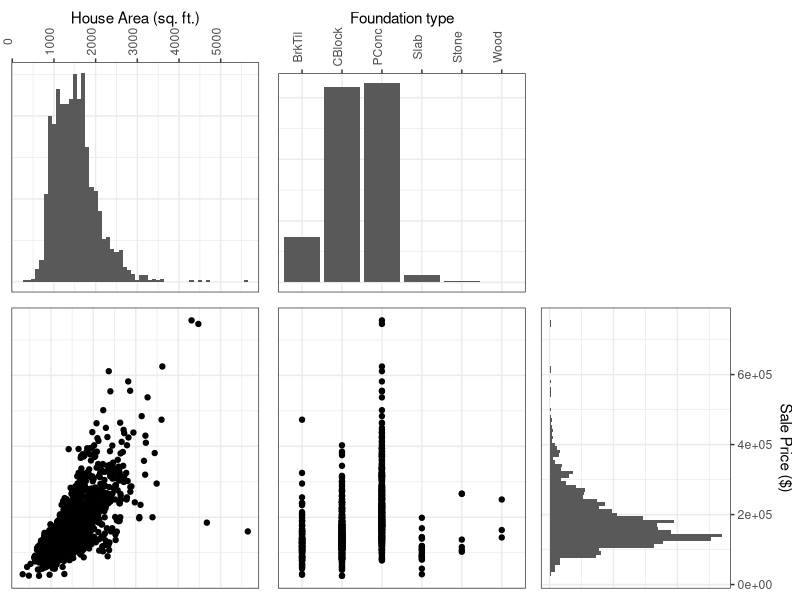
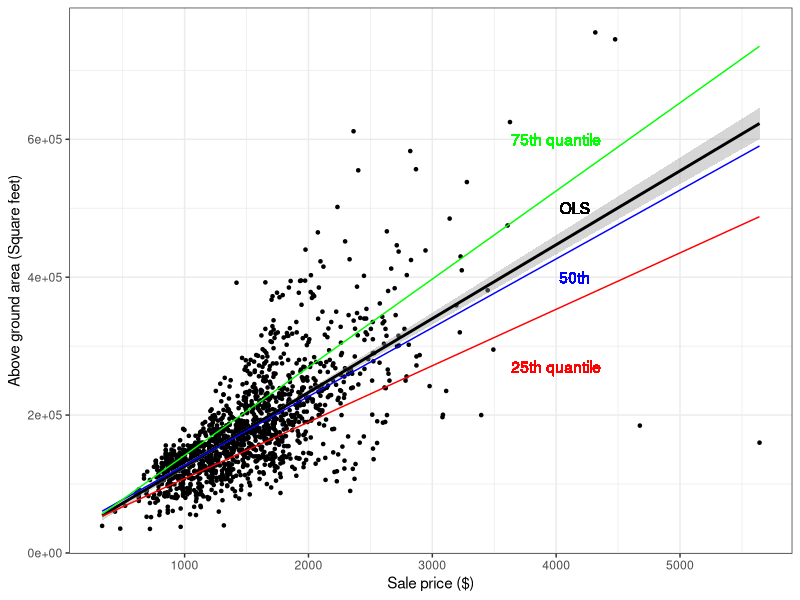

Source code (R) for these figures, in order:
## ---- chunk 1
library(quantreg)
library(Metrics)
require(gridExtra)
library(ggplot2)

df <- read.csv("TrainData.csv") |>
  na.omit()
## ---- chunk 2
suppressWarnings({

p1 <- df |> ggplot(aes(x = GrLivArea)) + geom_histogram(binwidth = 100) + theme_bw() + theme(axis.text.y = element_blank(), axis.text.x = element_text(angle = 90), axis.ticks.y = element_blank()) + ylab(NULL) + xlab("House Area (sq. ft.)") + scale_x_continuous(position = "top")

# p2 <- df |> ggplot(aes(x = LotArea)) + geom_histogram(binwidth = 5) + theme_bw() + theme(axis.text.y = element_blank(), axis.text.x = element_text(angle = 90), axis.ticks.y = element_blank()) + ylab(NULL) + xlab("Year Built") + scale_x_continuous(position = "top")

p3 <- df |> ggplot(aes(x = Foundation)) + geom_histogram(stat="count") + theme_bw() + theme(axis.text.y = element_blank(), axis.text.x = element_text(angle = 90), axis.ticks.y = element_blank()) + ylab(NULL) + xlab("Foundation type") + scale_x_discrete(position = "top")

p4 <- ggplot() + theme_minimal()

p5 <- df |> ggplot(aes(x = GrLivArea, y = SalePrice)) + geom_point() + theme_bw() + theme(axis.text = element_blank(), axis.ticks = element_blank()) + ylab(NULL) + xlab(NULL)

# p6 <- df |> ggplot(aes(x = LotArea, y = SalePrice)) + geom_point() + theme_bw() + theme(axis.text = element_blank(), axis.ticks = element_blank()) + ylab(NULL) + xlab(NULL)

p7 <- df |> ggplot(aes(x = Foundation, y = SalePrice)) + geom_point() + theme_bw() + theme(axis.text = element_blank(), axis.ticks = element_blank()) + ylab(NULL) + xlab(NULL)

p8 <- df |> ggplot(aes(x = SalePrice)) + geom_histogram(binwidth = 10000) + theme_bw() + ylab(NULL) + xlab("Sale Price ($)") + coord_flip() + scale_x_continuous(position = "top") + theme(axis.text.x = element_blank(), axis.ticks.x = element_blank())

# grid.arrange(p1, p2, p3, p4, p5, p6, p7, p8, nrow = 2)
grid.arrange(p1, p3, p4, p5, p7, p8, nrow = 2)

})
## ---- chunk 3
df |> ggplot(aes(y = SalePrice, x = GrLivArea)) +
  geom_point(size = 0.9) +
  stat_smooth(method = lm, color = "black") +
  geom_text(aes(x = 4150, y = 500000, label = "OLS"), color="black") + 
  geom_quantile(quantiles=0.25, color="red") + 
  geom_text(aes(x = 4000, y = 270000, label = "25th quantile"), color="red") + 
  geom_quantile(quantiles=0.5, color="blue") + 
  geom_text(aes(x = 4150, y = 400000, label = "50th"), color="blue") + 
  geom_quantile(quantiles=0.75, color="green") + 
  geom_text(aes(x = 4000, y = 600000, label = "75th quantile"), color="green") + 
  xlab("Sale price ($)") +
  ylab("Above ground area (Square feet)") +
  theme_bw()
## ---- chunk 4
qr50 = rq(data=df, SalePrice ~ GrLivArea + LotArea + TotRmsAbvGrd + as.factor(LotShape) + as.factor(Foundation), tau=0.5)
qr50_summary = summary(qr50)

ols = lm(data=df, SalePrice ~ GrLivArea + LotArea + TotRmsAbvGrd + as.factor(LotShape) + as.factor(Foundation))
ols_summary = summary(ols)
ols_summary

taus <- seq(from=0, to=1, by=.01)
qrs = rq(data=df, SalePrice ~ GrLivArea + LotArea + TotRmsAbvGrd + as.factor(LotShape) + as.factor(Foundation), tau=taus)
## ---- chunk 5
fullDataLength = length(df$SalePrice)
fullDataLength
count10per = fullDataLength / 10
count10per
sorted_df_desc <- df[order(-df$SalePrice),]
Q90SalePrice <- sorted_df_desc[0:count10per, ] # data greater than 90% of data
length(Q90SalePrice$SalePrice)

qr90_m = rq(data=df, SalePrice ~ GrLivArea + LotArea + TotRmsAbvGrd + as.factor(LotShape) + as.factor(Foundation), tau=0.90)

ols_q90_predictions <- predict(ols, newdata=Q90SalePrice)
ols_q90_mae <- mae(ols_q90_predictions, Q90SalePrice$SalePrice)
ols_q90_mae

qr90_q90_predictions <- predict(qr90_m, newdata=Q90SalePrice)
qr90_q90_mae <- mae(qr90_q90_predictions, Q90SalePrice$SalePrice)
qr90_q90_mae

###########
sorted_df_asc <- df[order(df$SalePrice),]
length(sorted_df_asc$SalePrice)
Q10SalePrice <- sorted_df_asc[0:count10per, ] # data lower than 90% of data
length(Q10SalePrice$SalePrice)

qr10_m = rq(data=df, SalePrice ~ GrLivArea + LotArea + TotRmsAbvGrd + as.factor(LotShape) + as.factor(Foundation), tau=0.10)

ols_q10_predictions <- predict(ols, newdata=Q10SalePrice)
ols_q10_mae <- mae(ols_q10_predictions, Q10SalePrice$SalePrice)
ols_q10_mae

qr10_q10_predictions <- predict(qr10_m, newdata=Q10SalePrice)
qr10_q10_mae <- mae(qr10_q10_predictions, Q10SalePrice$SalePrice)
qr10_q10_mae

## ---- chunk 6
ols_r <- ols_summary$residuals
# Min OLS error
ols_r_min <- format(round(min(ols_r), digits=0), scientific=F)
# Absolute min OLS error
ols_r_min_abs <- format(round(min(abs(ols_r)), digits=0), scientific=F)
# Max OLS error
ols_r_max <- format(round(max(ols_r), digits=0), scientific=F)
# Absolute max OLS error
ols_r_max_abs <- format(round(max(abs(ols_r)), digits=0), scientific=F)
# Avg QR OLS error
ols_r_mean_abs <- format(round(mean(abs(ols_r)), digits=0), scientific=F)

# Min QR 50th error
qr50_r <- qr50_summary$residuals
qr50_r_min <- format(round(min(qr50_r), digits=0), scientific=F)
# Absolute min QR 50th error
qr50_r_min_abs <- format(round(min(abs(qr50_r)), digits=0), scientific=F)
# Max QR 50th error
qr50_r_max <- format(round(max(qr50_r), digits=0), scientific=F)
# Absolute max QR 50th error
qr50_r_max_abs <- format(round(max(abs(qr50_r)), digits=0), scientific=F)
# Avg QR 50th error
qr50_r_mean_abs <- format(round(mean(abs(qr50_r)), digits=0), scientific=F)



ols_q90_r <- Q90SalePrice$SalePrice - ols_q90_predictions
# Avg OLS error
ols_q90_r_abs_avg <- format(round(mean(abs(ols_q90_r)), digits=0), scientific=F)
# Min OLS error
ols_q90_r_min <- format(round(min(ols_q90_r), digits=0), scientific=F)
# Absolute min OLS error
ols_q90_r_min_abs <- format(round(min(abs(ols_q90_r)), digits=0), scientific=F)
# Max OLS error
ols_q90_r_max <- format(round(max(ols_q90_r), digits=0), scientific=F)
# Absolute max OLS error
ols_q90_r_max_abs <- format(round(max(abs(ols_q90_r)), digits=0), scientific=F)

### QR for tau = 0.9
qr90_q90_r <- Q90SalePrice$SalePrice - qr90_q90_predictions
# Avg QR 90th error
qr90_q90_r_abs_avg <- format(round(mean(abs(qr90_q90_r)), digits=0), scientific=F)
# Min QR 90th error
qr90_q90_r_min <- format(round(min(qr90_q90_r), digits=0), scientific=F)
# Absolute min QR 90th error
qr90_q90_r_min_abs <- format(round(min(abs(qr90_q90_r)), digits=0), scientific=F)
# Max QR 90th error
qr90_q90_r_max <- format(round(max(qr90_q90_r), digits=0), scientific=F)
# Absolute max QR 90th error
qr90_q90_r_max_abs <- format(round(max(abs(qr90_q90_r)), digits=0), scientific=F)



ols_q10_r <- Q10SalePrice$SalePrice - ols_q10_predictions
# Avg OLS error
ols_q10_r_abs_avg <- format(round(mean(abs(ols_q10_r)), digits=0), scientific=F)
# Min OLS error
ols_q10_r_min <- format(round(min(ols_q10_r), digits=0), scientific=F)
# Absolute min OLS error
ols_q10_r_min_abs <- format(round(min(abs(ols_q10_r)), digits=0), scientific=F)
# Max OLS error
ols_q10_r_max <- format(round(max(ols_q10_r), digits=0), scientific=F)
# Absolute max OLS error
ols_q10_r_max_abs <- format(round(max(abs(ols_q10_r)), digits=0), scientific=F)

qr10_q10_r <- Q10SalePrice$SalePrice - qr10_q10_predictions
# Avg QR 10th error
qr10_q10_r_abs_avg <- format(round(mean(abs(qr10_q10_r)), digits=0), scientific=F)
# Min QR 10th error
qr10_q10_r_min <- format(round(min(qr10_q10_r), digits=0), scientific=F)
# Absolute min QR 10th error
qr10_q10_r_min_abs <- format(round(min(abs(qr10_q10_r)), digits=0), scientific=F)
# Max QR 10th error
qr10_q10_r_max <- format(round(max(qr10_q10_r), digits=0), scientific=F)
# Absolute max QR 10th error
qr10_q10_r_max_abs <- format(round(max(abs(qr10_q10_r)), digits=0), scientific=F)

# function to make text bold
emphSmaller <- function(s, c) {
  ifelse(abs(as.numeric(s)) <= abs(as.numeric(c)), paste("<u>", s, "</u>", sep=""), paste(s, sep=""))
}
## ---- chunk 7
getQrModel <- function(data1, tau1, equation) {
  rq(data=data1, equation, tau=tau1)
}

getPvalue <- function(model1, model2) {
  anova(model1, model2)["table"]$table["pvalue"]
}

formatNumber <- function(x) {
  format(round(x, digits=2), scientific=TRUE)
}

emphSignificant <- function(n) {
  n <- format(n, scientific=T)
  ifelse(as.numeric(n) < 0.01, paste(n, "**", sep=""), paste("<u>", n, "</u>", sep=""))
}

eq_full <- SalePrice ~ GrLivArea + LotArea + TotRmsAbvGrd + as.factor(LotShape) + as.factor(Foundation)
eq_no_foundation <- SalePrice ~ GrLivArea + LotArea + TotRmsAbvGrd + as.factor(LotShape)
eq_no_lotshape <- SalePrice ~ GrLivArea + LotArea + TotRmsAbvGrd + as.factor(Foundation)


qr15 <- getQrModel(df, 0.15, eq_full)
qr15_no_f <- getQrModel(df, 0.15, eq_no_foundation)
qr15_no_lot <- getQrModel(df, 0.15, eq_no_lotshape)

foundation_15_p <- getPvalue(qr15, qr15_no_f)
lotshape_15_p <- getPvalue(qr15, qr15_no_lot)


qr25 <- getQrModel(df, 0.25, eq_full)
qr25_no_f <- getQrModel(df, 0.25, eq_no_foundation)
qr25_no_lot <- getQrModel(df, 0.25, eq_no_lotshape)

foundation_25_p <- getPvalue(qr25, qr25_no_f)
lotshape_25_p <- getPvalue(qr25, qr25_no_lot)


qr50 <- getQrModel(df, 0.50, eq_full)
qr50_no_f <- getQrModel(df, 0.50, eq_no_foundation)
qr50_no_lot <- getQrModel(df, 0.50, eq_no_lotshape)

foundation_50_p <- getPvalue(qr50, qr50_no_f)
lotshape_50_p <- getPvalue(qr50, qr50_no_lot)


qr80 <- getQrModel(df, 0.80, eq_full)
qr80_no_f <- getQrModel(df, 0.80, eq_no_foundation)
qr80_no_lot <- getQrModel(df, 0.80, eq_no_lotshape)

foundation_80_p <- getPvalue(qr80, qr80_no_f)
lotshape_80_p <- getPvalue(qr80, qr80_no_lot)


qr95 <- getQrModel(df, 0.95, eq_full)
qr95_no_f <- getQrModel(df, 0.95, eq_no_foundation)
qr95_no_lot <- getQrModel(df, 0.95, eq_no_lotshape)

foundation_95_p <- getPvalue(qr95, qr95_no_f)
lotshape_95_p <- getPvalue(qr95, qr95_no_lot)

anova_ols_foundation <- anova(ols, lm(data=df, eq_no_foundation))
anova_ols_lotshape <- anova(ols, lm(data=df, eq_no_lotshape))
## ---- chunk 8
qrs_summary <- summary(qrs, se = "iid")
#tau: 0.1
q10_sig <- qrs_summary[11][[1]]$coefficients[,4][0:4]
#tau: 0.25
q25_sig <- qrs_summary[26][[1]]$coefficients[,4][0:4]
#tau: 0.5
q50_sig <- qrs_summary[51][[1]]$coefficients[,4][0:4]
#tau: 0.75
q75_sig <- qrs_summary[76][[1]]$coefficients[,4][0:4]
#tau: 0.9
q90_sig <- qrs_summary[91][[1]]$coefficients[,4][0:4]
#ols significance
ols_pvalues <- ols_summary$coefficients[,4]
## ---- chunk 9
olsMae = mae(predict(ols), df$SalePrice)
olsMae
Qr50Mae = mae(predict(qr50), df$SalePrice)
Qr50Mae
## ---- chunk 10
olsRmse = rmse(predict(ols), df$SalePrice)
olsRmse
Qr50Rmse = rmse(predict(qr50), df$SalePrice)
Qr50Rmse
## ---- chunk 11
ols_q90_rmse <- rmse(ols_q90_predictions, Q90SalePrice$SalePrice)
ols_q90_rmse

qr90_q90_rmse <- rmse(qr90_q90_predictions, Q90SalePrice$SalePrice)
qr90_q90_rmse

ols_q10_rmse <- rmse(ols_q10_predictions, Q10SalePrice$SalePrice)
ols_q10_rmse

qr10_q10_rmse <- rmse(qr10_q10_predictions, Q10SalePrice$SalePrice)
qr10_q10_rmse
